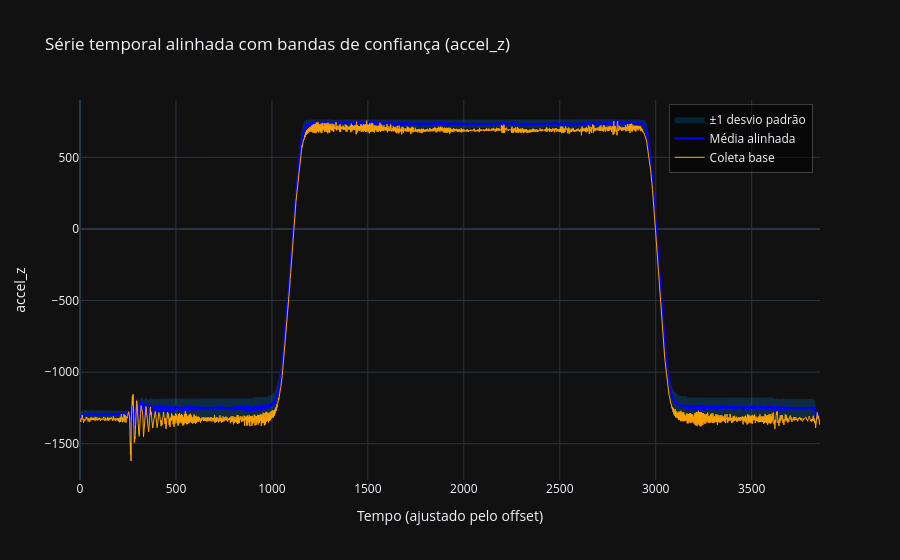

The cell this chart's notebook holds for it:
### Code cell
col = "accel_z"
x_base = df_base["timestamp"] if "timestamp" in df_base.columns else np.arange(len(df_base))

mean = df_base[f"aligned_mean_{col}"]
std = df_base[f"aligned_std_{col}"]
upper = mean + std
lower = mean - std
raw = df_base[col]


fig = go.Figure()

fig.add_trace(go.Scatter(
    x=np.concatenate([x_base, x_base[::-1]]),
    y=np.concatenate([upper, lower[::-1]]),
    fill='toself',
    fillcolor='rgba(0, 150, 255, 0.2)',
    line=dict(color='rgba(255,255,255,0)'),
    hoverinfo="skip",
    showlegend=True,
    name="±1 desvio padrão"
))

fig.add_trace(go.Scatter(
    x=x_base,
    y=mean,
    mode='lines',
    line=dict(color='blue', width=2),
    name='Média alinhada'
))

fig.add_trace(go.Scatter(
    x=x_base,
    y=raw,
    mode='lines',
    line=dict(color='orange', width=1),
    name='Coleta base'
))

fig.update_layout(
    title=f"Série temporal alinhada com bandas de confiança ({col})",
    xaxis_title="Tempo (ajustado pelo offset)",
    yaxis_title=col,
    hovermode="x unified",
    template="plotly_dark",
    legend=dict(
        yanchor="top",
        y=0.99,
        xanchor="right",
        x=0.99,
        bgcolor="rgba(0,0,0,0.5)",
        bordercolor="rgba(255,255,255,0.2)",
        borderwidth=1
    )
)

fig.show()

### Figure 1 — Plotly figure (JSON) as saved in the notebook; plotly's stock layout.template omitted (floating-point values rounded to 4 significant figures; data arrays with more than 128 entries replaced by an {"elided": "..."} marker saying what was removed)
{"data": [{"fill": "toself", "fillcolor": "rgba(0, 150, 255, 0.2)", "hoverinfo": "skip", "line": {"color": "rgba(255,255,255,0)"}, "name": "±1 desvio padrão", "showlegend": true, "type": "scatter", "x": {"elided": "7714 int values"}, "y": {"elided": "7714 float values"}}, {"line": {"color": "blue", "width": 2}, "mode": "lines", "name": "Média alinhada", "type": "scatter", "x": {"elided": "3857 int values"}, "y": {"elided": "3857 float values"}}, {"line": {"color": "orange", "width": 1}, "mode": "lines", "name": "Coleta base", "type": "scatter", "x": {"elided": "3857 int values"}, "y": {"elided": "3857 int values"}}], "layout": {"hovermode": "x unified", "legend": {"bgcolor": "rgba(0,0,0,0.5)", "bordercolor": "rgba(255,255,255,0.2)", "borderwidth": 1, "x": 0.99, "xanchor": "right", "y": 0.99, "yanchor": "top"}, "title": {"text": "Série temporal alinhada com bandas de confiança (accel_z)"}, "xaxis": {"title": {"text": "Tempo (ajustado pelo offset)"}}, "yaxis": {"title": {"text": "accel_z"}}}}
